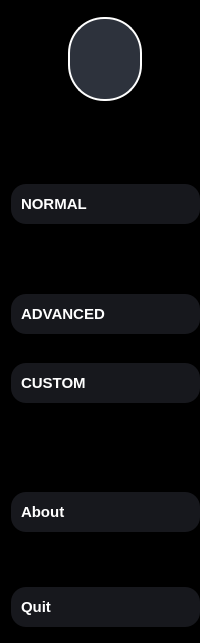
     <widget class="QWidget" name="icon_name_widget" native="true">
      <property name="minimumSize">
       <size>
        <width>150</width>
        <height>0</height>
       </size>
      </property>
      <property name="maximumSize">
       <size>
        <width>200</width>
        <height>16777215</height>
       </size>
      </property>
      <property name="font">
       <font>
        <weight>50</weight>
        <bold>false</bold>
       </font>
      </property>
      <property name="cursor">
       <cursorShape>ArrowCursor</cursorShape>
      </property>
      <property name="styleSheet">
       <string notr="true">QWidget {
    background-color: rgb(0, 0, 0);
}

QPushButton {
    color: white;
    background-color: rgb(23, 24, 29);
    text-align: left;
    font-weight: bold;
    font-size: 15px;
    height: 30px;
    border: none;
    padding-left: 10px;
    padding-right: 10px;
    border-radius: 15px;
    transition: background-color 0.2s ease, color 0.2s ease; /* Smooth transition */
}

/* Hover effect for better interactivity */
QPushButton:hover {
    background-color: rgb(33, 34, 39); /* Slightly lighter gray on hover */
}

/* Selected (checked) state */
QPushButton:checked {
    background-color: rgb(45, 85, 120); /* Muted teal or blue background */
    color: #00e5ff; /* Cyan text for better visibility */
    font-weight: bold;
    border: 2px solid #00e5ff; /* Cyan border to accentuate active state */
	box-shadow: 0px 4px 10px rgba(0, 229, 255, 0.3); /* Cyan glow */
}

/* Optional pressed effect for when button is clicked */
QPushButton:pressed {
    background-color: rgb(35, 75, 110); /* Darker teal for pressed state */
}

</string>
      </property>
      <layout class="QVBoxLayout" name="verticalLayout_6">
       <property name="spacing">
        <number>9</number>
       </property>
       <property name="rightMargin">
        <number>0</number>
       </property>
       <item>
        <layout class="QHBoxLayout" name="horizontalLayout_4">
         <item>
          <widget class="QLabel" name="TuxLogoLabel_expanded">
           <property name="minimumSize">
            <size>
             <width>74</width>
             <height>84</height>
            </size>
           </property>
           <property name="maximumSize">
            <size>
             <width>72</width>
             <height>72</height>
            </size>
           </property>
           <property name="styleSheet">
            <string notr="true">
QLabel {
    background-color: rgb(45, 50, 60); /* Light gray-blue or a soft contrast color */
    color: white; /* Ensure text or image within QLabel is visible */
    border-radius: 36px; /* Oval shape, adjust based on label size */
    padding: 10px 5px; /* Adds space around the logo for a framed look */
    border: 2px solid rgba(255, 255, 255); /* Subtle border for separation */
    min-width: 60px; /* Minimum width for the QLabel */
    min-height: 60px; /* Minimum height for the QLabel */
    text-align: center;
}

/* Shadow effect to make it look raised */
QLabel:hover {
    box-shadow: 0px 4px 8px rgba(0, 0, 0, 0.5); /* Soft shadow around the oval */
}
</string>
           </property>
           <property name="frameShape">
            <enum>QFrame::NoFrame</enum>
           </property>
           <property name="frameShadow">
            <enum>QFrame::Plain</enum>
           </property>
           <property name="text">
            <string/>
           </property>
           <property name="pixmap">
            <pixmap resource="resources.qrc">:/newPrefix/images/1931672ec794e48d7519b20402c8c7d4.png@128h.webp</pixmap>
           </property>
           <property name="scaledContents">
            <bool>true</bool>
           </property>
           <property name="wordWrap">
            <bool>false</bool>
           </property>
          </widget>
         </item>
        </layout>
       </item>
       <item>
        <spacer name="verticalSpacer_4">
         <property name="orientation">
          <enum>Qt::Vertical</enum>
         </property>
         <property name="sizeType">
          <enum>QSizePolicy::Fixed</enum>
         </property>
         <property name="sizeHint" stdset="0">
          <size>
           <width>20</width>
           <height>80</height>
          </size>
         </property>
        </spacer>
       </item>
       <item>
        <layout class="QVBoxLayout" name="verticalLayout_2">
         <property name="spacing">
          <number>30</number>
         </property>
         <item>
          <widget class="QPushButton" name="normal_expanded">
           <property name="minimumSize">
            <size>
             <width>40</width>
             <height>40</height>
            </size>
           </property>
           <property name="maximumSize">
            <size>
             <width>16777215</width>
             <height>40</height>
            </size>
           </property>
           <property name="styleSheet">
            <string notr="true"/>
           </property>
           <property name="text">
            <string>NORMAL</string>
           </property>
           <property name="icon">
            <iconset resource="resources.qrc">
             <normaloff>:/newPrefix/images/tools.png</normaloff>:/newPrefix/images/tools.png</iconset>
           </property>
           <property name="iconSize">
            <size>
             <width>32</width>
             <height>32</height>
            </size>
           </property>
           <property name="checkable">
            <bool>true</bool>
           </property>
           <property name="autoExclusive">
            <bool>true</bool>
           </property>
          </widget>
         </item>
         <item>
          <spacer name="verticalSpacer_10">
           <property name="orientation">
            <enum>Qt::Vertical</enum>
           </property>
           <property name="sizeType">
            <enum>QSizePolicy::Fixed</enum>
           </property>
           <property name="sizeHint" stdset="0">
            <size>
             <width>20</width>
             <height>40</height>
            </size>
           </property>
          </spacer>
         </item>
         <item>
          <widget class="QPushButton" name="advanced_expanded">
           <property name="minimumSize">
            <size>
             <width>0</width>
             <height>40</height>
            </size>
           </property>
           <property name="text">
            <string>ADVANCED</string>
           </property>
           <property name="icon">
            <iconset resource="resources.qrc">
             <normaloff>:/newPrefix/images/tools(1).png</normaloff>:/newPrefix/images/tools(1).png</iconset>
           </property>
           <property name="iconSize">
            <size>
             <width>32</width>
             <height>32</height>
            </size>
           </property>
           <property name="checkable">
            <bool>true</bool>
           </property>
           <property name="autoExclusive">
            <bool>true</bool>
           </property>
          </widget>
         </item>
        </layout>
       </item>
       <item>
        <spacer name="verticalSpacer_12">
         <property name="orientation">
          <enum>Qt::Vertical</enum>
         </property>
         <property name="sizeType">
          <enum>QSizePolicy::Fixed</enum>
         </property>
         <property name="sizeHint" stdset="0">
          <size>
           <width>20</width>
           <height>20</height>
          </size>
         </property>
        </spacer>
       </item>
       <item>
        <widget class="QPushButton" name="custom_expanded">
         <property name="minimumSize">
          <size>
           <width>0</width>
           <height>40</height>
          </size>
         </property>
         <property name="text">
          <string>CUSTOM</string>
         </property>
         <property name="icon">
          <iconset resource="resources.qrc">
           <normaloff>:/newPrefix/customize.png</normaloff>:/newPrefix/customize.png</iconset>
         </property>
         <property name="iconSize">
          <size>
           <width>32</width>
           <height>32</height>
          </size>
         </property>
         <property name="checkable">
          <bool>true</bool>
         </property>
         <property name="autoExclusive">
          <bool>true</bool>
         </property>
        </widget>
       </item>
       <item>
        <spacer name="verticalSpacer_2">
         <property name="orientation">
          <enum>Qt::Vertical</enum>
         </property>
         <property name="sizeType">
          <enum>QSizePolicy::Fixed</enum>
         </property>
         <property name="sizeHint" stdset="0">
          <size>
           <width>20</width>
           <height>80</height>
          </size>
         </property>
        </spacer>
       </item>
       <item>
        <layout class="QVBoxLayout" name="verticalLayout_4">
         <property name="spacing">
          <number>15</number>
         </property>
         <item>
          <widget class="QPushButton" name="about_expanded">
           <property name="minimumSize">
            <size>
             <width>0</width>
             <height>40</height>
            </size>
           </property>
           <property name="text">
            <string>About</string>
           </property>
           <property name="icon">
            <iconset resource="resources.qrc">
             <normaloff>:/newPrefix/images/info.png</normaloff>:/newPrefix/images/info.png</iconset>
           </property>
           <property name="iconSize">
            <size>
             <width>32</width>
             <height>32</height>
            </size>
           </property>
           <property name="checkable">
            <bool>true</bool>
           </property>
           <property name="autoExclusive">
            <bool>true</bool>
           </property>
          </widget>
         </item>
         <item>
          <spacer name="verticalSpacer_11">
           <property name="orientation">
            <enum>Qt::Vertical</enum>
           </property>
           <property name="sizeType">
            <enum>QSizePolicy::Fixed</enum>
           </property>
           <property name="sizeHint" stdset="0">
            <size>
             <width>20</width>
             <height>40</height>
            </size>
           </property>
          </spacer>
         </item>
         <item>
          <widget class="QPushButton" name="quit_expanded">
           <property name="minimumSize">
            <size>
             <width>0</width>
             <height>40</height>
            </size>
           </property>
           <property name="text">
            <string>Quit</string>
           </property>
           <property name="icon">
            <iconset>
             <normaloff>images/log-out.png</normaloff>images/log-out.png</iconset>
           </property>
           <property name="iconSize">
            <size>
             <width>32</width>
             <height>32</height>
            </size>
           </property>
           <property name="checkable">
            <bool>true</bool>
           </property>
           <property name="autoRepeat">
            <bool>false</bool>
           </property>
           <property name="autoExclusive">
            <bool>true</bool>
           </property>
          </widget>
         </item>
        </layout>
       </item>
       <item>
        <spacer name="verticalSpacer_5">
         <property name="orientation">
          <enum>Qt::Vertical</enum>
         </property>
         <property name="sizeType">
          <enum>QSizePolicy::Fixed</enum>
         </property>
         <property name="sizeHint" stdset="0">
          <size>
           <width>20</width>
           <height>5</height>
          </size>
         </property>
        </spacer>
       </item>
      </layout>
     </widget>
